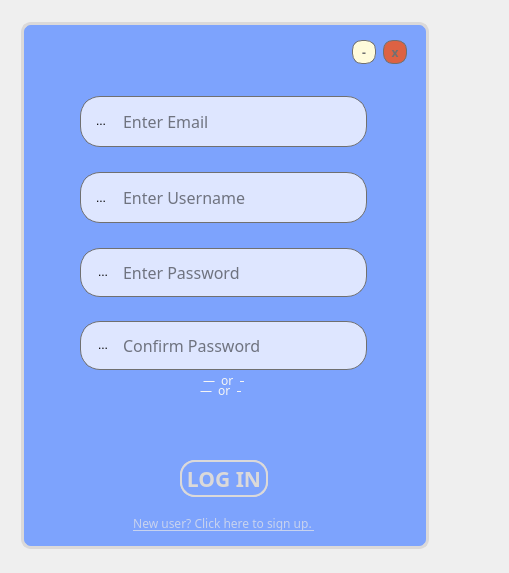
<?xml version="1.0" encoding="UTF-8"?>
<ui version="4.0">
 <class>LoginWindow</class>
 <widget class="QWidget" name="LoginWindow">
  <property name="geometry">
   <rect>
    <x>0</x>
    <y>0</y>
    <width>509</width>
    <height>573</height>
   </rect>
  </property>
  <property name="windowTitle">
   <string>Form</string>
  </property>
  <property name="windowOpacity">
   <double>1.000000000000000</double>
  </property>
  <property name="styleSheet">
   <string notr="true">Qlabel{
border-radius: 25px;
}</string>
  </property>
  <widget class="QToolButton" name="toolButton_3">
   <property name="geometry">
    <rect>
     <x>86</x>
     <y>183</y>
     <width>30</width>
     <height>30</height>
    </rect>
   </property>
   <property name="autoFillBackground">
    <bool>false</bool>
   </property>
   <property name="styleSheet">
    <string notr="true">QToolButton{
background-color: None;
border: None;
}</string>
   </property>
   <property name="text">
    <string>...</string>
   </property>
   <property name="icon">
    <iconset resource="resource.qrc">
     <normaloff>:/images/pic/profile.png</normaloff>:/images/pic/profile.png</iconset>
   </property>
   <property name="iconSize">
    <size>
     <width>35</width>
     <height>35</height>
    </size>
   </property>
  </widget>
  <widget class="QLabel" name="WELCOME">
   <property name="geometry">
    <rect>
     <x>102</x>
     <y>91</y>
     <width>241</width>
     <height>56</height>
    </rect>
   </property>
   <property name="font">
    <font>
     <family>Poppins</family>
     <pointsize>36</pointsize>
    </font>
   </property>
   <property name="styleSheet">
    <string notr="true">QLabel{
color: #F5F5F5;
}</string>
   </property>
   <property name="text">
    <string>WELCOME</string>
   </property>
   <property name="textFormat">
    <enum>Qt::PlainText</enum>
   </property>
  </widget>
  <widget class="QPushButton" name="minimize_butt">
   <property name="geometry">
    <rect>
     <x>352</x>
     <y>40</y>
     <width>24</width>
     <height>24</height>
    </rect>
   </property>
   <property name="font">
    <font>
     <family>Poppins</family>
     <weight>75</weight>
     <bold>true</bold>
    </font>
   </property>
   <property name="styleSheet">
    <string notr="true">QPushButton{
border: 1px solid #707070;
border-radius: 10px;
background:#FFFBDB;
color: #707070;
}
QPushButton:hover{
border: 1px solid #535249;
border-radius: 10px;
background:#535249;
color: #FFFBDB;
}</string>
   </property>
   <property name="text">
    <string>-</string>
   </property>
  </widget>
  <widget class="QLineEdit" name="username">
   <property name="geometry">
    <rect>
     <x>80</x>
     <y>172</y>
     <width>287</width>
     <height>51</height>
    </rect>
   </property>
   <property name="font">
    <font>
     <family>Poppins</family>
     <pointsize>12</pointsize>
    </font>
   </property>
   <property name="styleSheet">
    <string notr="true">QLineEdit{
border-radius:20px;
background-color:#DEE6FF;
border: 1px solid #707070;
padding-left:40px;
}
QLineEdit:focus{
color: #000000;
background-color:#FDFBFB;
padding-left:40px;
}


</string>
   </property>
   <property name="inputMask">
    <string/>
   </property>
   <property name="text">
    <string/>
   </property>
   <property name="frame">
    <bool>false</bool>
   </property>
   <property name="placeholderText">
    <string>Enter Username</string>
   </property>
   <property name="clearButtonEnabled">
    <bool>true</bool>
   </property>
  </widget>
  <widget class="QLabel" name="error">
   <property name="geometry">
    <rect>
     <x>130</x>
     <y>440</y>
     <width>181</width>
     <height>16</height>
    </rect>
   </property>
   <property name="font">
    <font>
     <family>Poppins</family>
    </font>
   </property>
   <property name="focusPolicy">
    <enum>Qt::StrongFocus</enum>
   </property>
   <property name="styleSheet">
    <string notr="true">QLabel{
border: None;
color: #CD4F8A;
alignment: center;
}</string>
   </property>
   <property name="frameShape">
    <enum>QFrame::Box</enum>
   </property>
   <property name="text">
    <string/>
   </property>
  </widget>
  <widget class="QPushButton" name="signup">
   <property name="geometry">
    <rect>
     <x>180</x>
     <y>460</y>
     <width>88</width>
     <height>37</height>
    </rect>
   </property>
   <property name="font">
    <font>
     <family>Poppins</family>
     <pointsize>12</pointsize>
     <weight>75</weight>
     <bold>true</bold>
    </font>
   </property>
   <property name="styleSheet">
    <string notr="true">QPushButton{
border-radius: 15px;
background-color: #7DA3FD;
border:2px solid #DBD9D9;
color: #DBD9D9
}
QPushButton:hover{
background-color: #566FA7;
border:2px solid #DBD9D9;
color: #FFFFFF
}</string>
   </property>
   <property name="text">
    <string>SIGN UP</string>
   </property>
  </widget>
  <widget class="QPushButton" name="close_butt">
   <property name="geometry">
    <rect>
     <x>383</x>
     <y>40</y>
     <width>24</width>
     <height>24</height>
    </rect>
   </property>
   <property name="font">
    <font>
     <family>Poppins</family>
     <weight>75</weight>
     <bold>true</bold>
    </font>
   </property>
   <property name="styleSheet">
    <string notr="true">QPushButton{
border: 1px solid #707070;
border-radius: 10px;
background:#DD6243;
color: #707070;
}
QPushButton:hover{
border: 1px solid #E8907A;
border-radius: 10px;
background:#E8907A;
color: #FFFBDB;
}</string>
   </property>
   <property name="text">
    <string>x</string>
   </property>
  </widget>
  <widget class="QLabel" name="_or_text">
   <property name="geometry">
    <rect>
     <x>203</x>
     <y>370</y>
     <width>41</width>
     <height>20</height>
    </rect>
   </property>
   <property name="font">
    <font>
     <family>Poppins</family>
     <weight>50</weight>
     <bold>false</bold>
    </font>
   </property>
   <property name="styleSheet">
    <string notr="true">QLabel{
color: #F5F5F5;
}</string>
   </property>
   <property name="text">
    <string>—  or  —</string>
   </property>
  </widget>
  <widget class="QRadioButton" name="Keep_me">
   <property name="geometry">
    <rect>
     <x>90</x>
     <y>330</y>
     <width>131</width>
     <height>20</height>
    </rect>
   </property>
   <property name="font">
    <font>
     <family>Poppins</family>
    </font>
   </property>
   <property name="styleSheet">
    <string notr="true">QRadioButton{
color: #F5F5F5;
}

QRadioButton::indicator::unchecked{
border: 1px solid #F5F5F5;
border-radius: 5px;
}
QRadioButton::indicator::checked{
background-color:#7DA3FD;
border: 4px solid #F5F5F5;
border-radius: 5px;
}</string>
   </property>
   <property name="text">
    <string>Keep me signed in.</string>
   </property>
  </widget>
  <widget class="QPushButton" name="login">
   <property name="geometry">
    <rect>
     <x>180</x>
     <y>460</y>
     <width>88</width>
     <height>37</height>
    </rect>
   </property>
   <property name="font">
    <font>
     <family>Poppins</family>
     <pointsize>16</pointsize>
     <weight>75</weight>
     <bold>true</bold>
    </font>
   </property>
   <property name="styleSheet">
    <string notr="true">QPushButton#login{
border-radius: 15px;
background-color: #7DA3FD;
border:2px solid #DBD9D9;
color: #DBD9D9
}
QPushButton#login:hover{
background-color: #566FA7;
border:2px solid #DBD9D9;
color: #FFFFFF
}</string>
   </property>
   <property name="text">
    <string>LOG IN</string>
   </property>
  </widget>
  <widget class="QPushButton" name="google">
   <property name="geometry">
    <rect>
     <x>203</x>
     <y>390</y>
     <width>41</width>
     <height>41</height>
    </rect>
   </property>
   <property name="styleSheet">
    <string notr="true">QPushButton{
background-color: None;
border: None;
}
QPushButton:hover{
background-color: None;
border: 1px solid #F5F5F5;
border-radius: 17px;
}
</string>
   </property>
   <property name="text">
    <string/>
   </property>
   <property name="icon">
    <iconset resource="resource.qrc">
     <normaloff>:/images/pic/google.png</normaloff>:/images/pic/google.png</iconset>
   </property>
   <property name="iconSize">
    <size>
     <width>35</width>
     <height>35</height>
    </size>
   </property>
   <property name="checkable">
    <bool>false</bool>
   </property>
  </widget>
  <widget class="QPushButton" name="back">
   <property name="geometry">
    <rect>
     <x>40</x>
     <y>460</y>
     <width>31</width>
     <height>41</height>
    </rect>
   </property>
   <property name="styleSheet">
    <string notr="true">QPushButton{
background: none;
border:none;
icon: url(:/images/pic/left-arrow1.png);
}
QPushButton:hover{
background: none;
border:none;
icon: url(:/images/pic/left-arrow.png);
}</string>
   </property>
   <property name="text">
    <string/>
   </property>
   <property name="iconSize">
    <size>
     <width>32</width>
     <height>32</height>
    </size>
   </property>
  </widget>
  <widget class="QPushButton" name="forgot_password">
   <property name="geometry">
    <rect>
     <x>250</x>
     <y>327</y>
     <width>111</width>
     <height>25</height>
    </rect>
   </property>
   <property name="font">
    <font>
     <family>Poppins</family>
     <underline>true</underline>
    </font>
   </property>
   <property name="cursor">
    <cursorShape>PointingHandCursor</cursorShape>
   </property>
   <property name="styleSheet">
    <string notr="true">QPushButton{
color: #C7D2EE;
border: None;
background-color: None;
}
QPushButton:hover{
color: #F5F5F5;
border: None;
background-color: None;
}</string>
   </property>
   <property name="text">
    <string>Forgot password?</string>
   </property>
  </widget>
  <widget class="QLineEdit" name="password">
   <property name="geometry">
    <rect>
     <x>80</x>
     <y>248</y>
     <width>287</width>
     <height>49</height>
    </rect>
   </property>
   <property name="font">
    <font>
     <family>Poppins</family>
     <pointsize>12</pointsize>
    </font>
   </property>
   <property name="styleSheet">
    <string notr="true">QLineEdit{
border-radius:20px;
background-color:#DEE6FF;
border: 1px solid #707070;
padding-left:40px;
}
QLineEdit:focus{
color: #000000;
background-color:#FDFBFB;
padding-left:40px;
}


</string>
   </property>
   <property name="placeholderText">
    <string>Enter Password</string>
   </property>
   <property name="clearButtonEnabled">
    <bool>true</bool>
   </property>
  </widget>
  <widget class="QPushButton" name="goto_signup">
   <property name="geometry">
    <rect>
     <x>120</x>
     <y>510</y>
     <width>208</width>
     <height>27</height>
    </rect>
   </property>
   <property name="font">
    <font>
     <family>Poppins</family>
     <underline>true</underline>
    </font>
   </property>
   <property name="cursor">
    <cursorShape>PointingHandCursor</cursorShape>
   </property>
   <property name="styleSheet">
    <string notr="true">QPushButton{
color: #C7D2EE;
border: None;
background-color: None;
}
QPushButton:hover{
color: #F5F5F5;
border: None;
background-color: None;
}</string>
   </property>
   <property name="text">
    <string>New user? Click here to sign up. </string>
   </property>
  </widget>
  <widget class="QToolButton" name="toolButton_4">
   <property name="geometry">
    <rect>
     <x>88</x>
     <y>257</y>
     <width>30</width>
     <height>30</height>
    </rect>
   </property>
   <property name="autoFillBackground">
    <bool>false</bool>
   </property>
   <property name="styleSheet">
    <string notr="true">QToolButton{
background-color: None;
border: None;
}</string>
   </property>
   <property name="text">
    <string>...</string>
   </property>
   <property name="icon">
    <iconset resource="resource.qrc">
     <normaloff>:/images/pic/padlock.png</normaloff>:/images/pic/padlock.png</iconset>
   </property>
   <property name="iconSize">
    <size>
     <width>30</width>
     <height>30</height>
    </size>
   </property>
  </widget>
  <widget class="QLabel" name="background">
   <property name="geometry">
    <rect>
     <x>21</x>
     <y>22</y>
     <width>408</width>
     <height>527</height>
    </rect>
   </property>
   <property name="styleSheet">
    <string notr="true">QLabel#background{
border-radius: 10px;
background: #7DA3FD;
border: 3px solid;
border-color: #DBD9D9;

}</string>
   </property>
   <property name="text">
    <string/>
   </property>
  </widget>
  <widget class="QToolButton" name="email_logo">
   <property name="geometry">
    <rect>
     <x>86</x>
     <y>106</y>
     <width>30</width>
     <height>30</height>
    </rect>
   </property>
   <property name="autoFillBackground">
    <bool>false</bool>
   </property>
   <property name="styleSheet">
    <string notr="true">QToolButton{
background-color: None;
border: None;
}</string>
   </property>
   <property name="text">
    <string>...</string>
   </property>
   <property name="icon">
    <iconset resource="resource.qrc">
     <normaloff>:/images/pic/fingerprint.png</normaloff>:/images/pic/fingerprint.png</iconset>
   </property>
   <property name="iconSize">
    <size>
     <width>35</width>
     <height>35</height>
    </size>
   </property>
  </widget>
  <widget class="QLineEdit" name="email">
   <property name="geometry">
    <rect>
     <x>80</x>
     <y>96</y>
     <width>287</width>
     <height>51</height>
    </rect>
   </property>
   <property name="font">
    <font>
     <family>Poppins</family>
     <pointsize>12</pointsize>
    </font>
   </property>
   <property name="styleSheet">
    <string notr="true">QLineEdit{
border-radius:20px;
background-color:#DEE6FF;
border: 1px solid #707070;
padding-left:40px;
}
QLineEdit:focus{
color: #000000;
background-color:#FDFBFB;
padding-left:40px;
}


</string>
   </property>
   <property name="inputMask">
    <string/>
   </property>
   <property name="text">
    <string/>
   </property>
   <property name="frame">
    <bool>false</bool>
   </property>
   <property name="placeholderText">
    <string>Enter Email</string>
   </property>
   <property name="clearButtonEnabled">
    <bool>true</bool>
   </property>
  </widget>
  <widget class="QLineEdit" name="pwd_confirmation">
   <property name="geometry">
    <rect>
     <x>80</x>
     <y>321</y>
     <width>287</width>
     <height>49</height>
    </rect>
   </property>
   <property name="font">
    <font>
     <family>Poppins</family>
     <pointsize>12</pointsize>
    </font>
   </property>
   <property name="styleSheet">
    <string notr="true">QLineEdit{
border-radius:20px;
background-color:#DEE6FF;
border: 1px solid #707070;
padding-left:40px;
}
QLineEdit:focus{
color: #000000;
background-color:#FDFBFB;
padding-left:40px;
}


</string>
   </property>
   <property name="placeholderText">
    <string>Confirm Password</string>
   </property>
   <property name="clearButtonEnabled">
    <bool>true</bool>
   </property>
  </widget>
  <widget class="QToolButton" name="reconfirm_logo">
   <property name="geometry">
    <rect>
     <x>88</x>
     <y>330</y>
     <width>30</width>
     <height>30</height>
    </rect>
   </property>
   <property name="autoFillBackground">
    <bool>false</bool>
   </property>
   <property name="styleSheet">
    <string notr="true">QToolButton{
background-color: None;
border: None;
}</string>
   </property>
   <property name="text">
    <string>...</string>
   </property>
   <property name="icon">
    <iconset resource="resource.qrc">
     <normaloff>:/images/pic/thumb-up.png</normaloff>:/images/pic/thumb-up.png</iconset>
   </property>
   <property name="iconSize">
    <size>
     <width>30</width>
     <height>30</height>
    </size>
   </property>
  </widget>
  <widget class="QLabel" name="_or_text_signup">
   <property name="geometry">
    <rect>
     <x>200</x>
     <y>380</y>
     <width>41</width>
     <height>20</height>
    </rect>
   </property>
   <property name="font">
    <font>
     <family>Poppins</family>
     <weight>50</weight>
     <bold>false</bold>
    </font>
   </property>
   <property name="styleSheet">
    <string notr="true">QLabel{
color: #F5F5F5;
}</string>
   </property>
   <property name="text">
    <string>—  or  —</string>
   </property>
  </widget>
  <widget class="QPushButton" name="google_signup">
   <property name="geometry">
    <rect>
     <x>200</x>
     <y>400</y>
     <width>41</width>
     <height>41</height>
    </rect>
   </property>
   <property name="styleSheet">
    <string notr="true">QPushButton{
background-color: None;
border: None;
}
QPushButton:hover{
background-color: None;
border: 1px solid #F5F5F5;
border-radius: 17px;
}
</string>
   </property>
   <property name="text">
    <string/>
   </property>
   <property name="icon">
    <iconset resource="resource.qrc">
     <normaloff>:/images/pic/google.png</normaloff>:/images/pic/google.png</iconset>
   </property>
   <property name="iconSize">
    <size>
     <width>35</width>
     <height>35</height>
    </size>
   </property>
   <property name="checkable">
    <bool>false</bool>
   </property>
  </widget>
  <zorder>background</zorder>
  <zorder>WELCOME</zorder>
  <zorder>minimize_butt</zorder>
  <zorder>username</zorder>
  <zorder>error</zorder>
  <zorder>signup</zorder>
  <zorder>close_butt</zorder>
  <zorder>_or_text</zorder>
  <zorder>Keep_me</zorder>
  <zorder>login</zorder>
  <zorder>google</zorder>
  <zorder>back</zorder>
  <zorder>forgot_password</zorder>
  <zorder>password</zorder>
  <zorder>goto_signup</zorder>
  <zorder>toolButton_4</zorder>
  <zorder>toolButton_3</zorder>
  <zorder>email</zorder>
  <zorder>email_logo</zorder>
  <zorder>pwd_confirmation</zorder>
  <zorder>reconfirm_logo</zorder>
  <zorder>_or_text_signup</zorder>
  <zorder>google_signup</zorder>
 </widget>
 <resources>
  <include location="resource.qrc"/>
 </resources>
 <connections/>
</ui>
